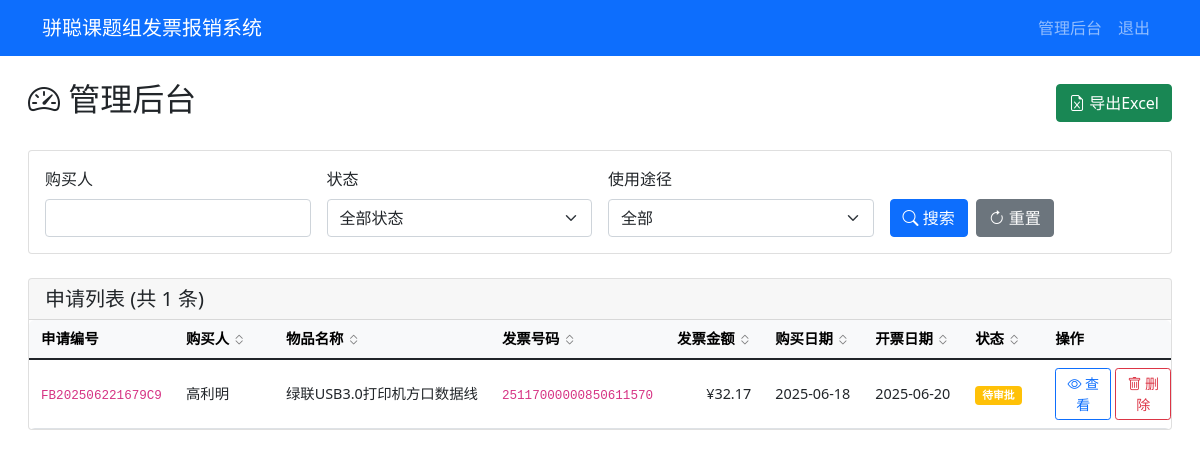
Screenshot of /admin/dashboard (signed in) with the database file from the repository.
### tables this page shows
CREATE TABLE applications (
        id INTEGER PRIMARY KEY AUTOINCREMENT,
        app_number TEXT UNIQUE NOT NULL,
        purchaser TEXT NOT NULL,
        purchase_details TEXT,
        item_name TEXT NOT NULL,
        product_link TEXT,
        usage_type TEXT NOT NULL,
        item_type TEXT NOT NULL,
        quantity INTEGER NOT NULL,
        purchase_time DATE NOT NULL,
        invoice_number TEXT NOT NULL,
        invoice_amount REAL NOT NULL,
        invoice_date DATE NOT NULL,
        status TEXT DEFAULT '待审批',
        approval_comment TEXT,
        created_at TIMESTAMP DEFAULT CURRENT_TIMESTAMP,
        updated_at TIMESTAMP DEFAULT CURRENT_TIMESTAMP
    );

### app.py (the view)
        def wrapper(*args, **kwargs):
            user = session.get('admin_username', 'anonymous')
            details = f"操作: {operation_type}, 用户: {user}, URL: {request.url}"
            if kwargs.get('app_number'):
                details += f", 申请编号: {kwargs['app_number']}"
            elif kwargs.get('filename'):
                details += f", 文件名: {kwargs['filename']}"
            if request.method == 'POST':
                form_data = {k: '***' if k == 'password' else v for k, v in request.form.items()}
                details += f", 表单数据: {form_data}"
            if request.args:
                details += f", 查询参数: {dict(request.args)}"
            try:
                result = f(*args, **kwargs)
                app.logger.info(f"{details}, 结果: 成功")
                return result
            except Exception as e:
                app.logger.error(f"{details}, 结果: 失败, 错误: {str(e)}", exc_info=True)
                raise

### templates/admin_dashboard.html (shortened to what this page needs)
{% extends "base.html" %}
{% block content %}
<div class="container-fluid">
    <div class="d-flex justify-content-between align-items-center mb-4">
        <h2><i class="bi bi-speedometer2"></i> 管理后台</h2>
        <div>
            <a href="{{ url_for('export_excel') }}" class="btn btn-success">
                <i class="bi bi-file-earmark-excel"></i> 导出Excel
            </a>
        </div>
    </div>
    <div class="card mb-4">
        <div class="card-body">
            <form method="get" class="row g-3">
                <div class="col-md-3">
                    <label for="purchaser" class="form-label">购买人</label>
                    <input type="text" class="form-control" id="purchaser" name="purchaser"
                        value="{{ request.args.get('purchaser', '') }}">
                </div>
                <div class="col-md-3">
                    <label for="status" class="form-label">状态</label>
                    <select class="form-select" id="status" name="status">
                        <option value="">全部状态</option>
                    </select>
                </div>
                <div class="col-md-3">
                    <label for="usage" class="form-label">使用途径</label>
                    <select class="form-select" id="usage" name="usage">
                        <option value="">全部</option>
                    </select>
                </div>
                <div class="col-md-3 d-flex align-items-end">
                    <button type="submit" class="btn btn-primary me-2">
                        <i class="bi bi-search"></i> 搜索
                    </button>
                    <a href="{{ url_for('admin_dashboard') }}" class="btn btn-secondary">
                        <i class="bi bi-arrow-clockwise"></i> 重置
                    </a>
                </div>
            </form>
        </div>
    </div>
    <div class="card">
        <div class="card-header">
            <h5 class="mb-0">申请列表 (共 {{ applications|length }} 条)</h5>
        </div>
        <div class="table-responsive">
            <table class="table table-hover table-auto mb-0">
                <thead class="table-light">
                    <tr>
                        <th class="col-app-number">申请编号</th>
                        <th class="sortable col-purchaser" data-sort="purchaser">
                            购买人
                            <i class="bi bi-chevron-expand sort-icon"></i>
                        </th>
                        <th class="sortable col-item-name" data-sort="item_name">
                            物品名称
                            <i class="bi bi-chevron-expand sort-icon"></i>
                        </th>
                        <th class="sortable col-invoice-number" data-sort="invoice_number">
                            发票号码
                            <i class="bi bi-chevron-expand sort-icon"></i>
                        </th>
                        <th class="sortable col-amount" data-sort="invoice_amount">
                            发票金额
                            <i class="bi bi-chevron-expand sort-icon"></i>
                        </th>
                        <th class="sortable col-date" data-sort="purchase_time">
                            购买日期
                            <i class="bi bi-chevron-expand sort-icon"></i>
                        </th>
                        <th class="sortable col-date" data-sort="invoice_date">
                            开票日期
                            <i class="bi bi-chevron-expand sort-icon"></i>
                        </th>
                        <th class="sortable col-status" data-sort="status">
                            状态
                            <i class="bi bi-chevron-expand sort-icon"></i>
                        </th>
                        <th class="col-actions">操作</th>
                    </tr>
                </thead>
                <tbody>
                    {% for app in applications %}
                    <tr>
                        <td class="col-app-number" title="{{ app[1] }}"><code>{{ app[1] }}</code></td>
                        <td class="col-purchaser" title="{{ app[2] }}">{{ app[2] }}</td>
                        <td class="col-item-name" title="{{ app[4] }}">{{ app[4] }}</td>
                        <td class="col-invoice-number" title="{{ app[10] }}"><code>{{ app[10] }}</code></td>
                        <td class="col-amount">¥{{ "%.2f"|format(app[11]) }}</td>
                        <td class="col-date">{{ app[9] }}</td>
                        <td class="col-date">{{ app[12] }}</td>
                        <td class="col-status">
                            {% if app[13] == '待审批' %}
                            <span class="badge bg-warning">{{ app[13] }}</span>
                            {% elif app[13] == '报销中' %}
                            <span class="badge bg-primary">{{ app[13] }}</span>
                            {% elif app[13] == '已报销' %}
                            <span class="badge bg-success">{{ app[13] }}</span>
                            {% elif app[13] == '驳回' %}
                            <span class="badge bg-danger">{{ app[13] }}</span>
                            {% endif %}
                        </td>
                        <td class="col-actions">
                            <div class="d-flex gap-1">
                                <a href="{{ url_for('admin_application_detail', app_number=app[1]) }}"
                                    class="btn btn-sm btn-outline-primary">
                                    <i class="bi bi-eye"></i> 查看
                                </a>
                                <button type="button" class="btn btn-sm btn-outline-danger"
                                    onclick="confirmDelete('{{ app[1] }}', '{{ app[2] }}', '{{ app[4] }}')">
                                    <i class="bi bi-trash"></i> 删除
                                </button>
                            </div>
                        </td>
                    </tr>
                    {% else %}
                    <tr>
                        <td colspan="9" class="text-center text-muted py-4">暂无申请记录</td>
                    </tr>
                    {% endfor %}
                </tbody>
            </table>
        </div>
    </div>
</div>
{% endblock %}

### templates/admin_dashboard.html (style rules this page uses)
.sortable { cursor: pointer; user-select: none; }
.sort-icon { font-size: 0.8rem; opacity: 0.5; }
.table-responsive { overflow-x: auto; border-radius: 0.375rem; }
.table-auto { table-layout: auto; white-space: nowrap; margin-bottom: 0; font-size: 0.9rem; }
.table-auto td, .table-auto th { white-space: nowrap; overflow: hidden; text-overflow: ellipsis; max-width: 0; padding: 0.5rem 0.75rem; vertical-align: middle; }
.table-auto .col-app-number { min-width: 140px; max-width: 160px; }
.table-auto .col-purchaser { min-width: 100px; max-width: 150px; }
.table-auto .col-item-name { min-width: 150px; max-width: 250px; }
.table-auto .col-invoice-number { min-width: 120px; max-width: 180px; }
.table-auto .col-amount { min-width: 80px; max-width: 100px; text-align: right; }
.table-auto .col-date { min-width: 100px; max-width: 110px; }
.table-auto .col-status { min-width: 80px; max-width: 90px; }
.table-auto .col-actions { min-width: 140px; max-width: 160px; white-space: normal; }
.container-fluid { max-width: 98%; padding-left: 1rem; padding-right: 1rem; }

### rows the page displays
applications: app_number "FB202506221679C9", purchaser "高利明", item_name "绿联USB3.0打印机方口数据线", invoice_number "25117000000850611570", invoice_amount "32.17", purchase_time "2025-06-18", invoice_date "2025-06-20", status "待审批"

### other values shown
{{ applications|length }} "1"
